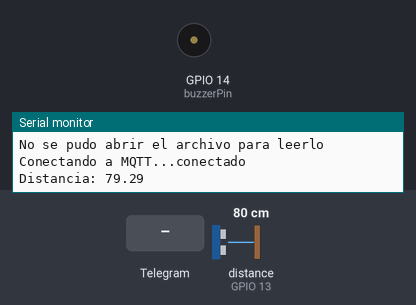
A sketch run on a simulated ESP32. On the bench: buzzer (waves = sounding), the last lines printed to the serial monitor. Wiring (inferred from the names in the program): ultrasonic range finder: trigger GPIO 12; echo GPIO 13. The test bench sets the inputs (shaded band); at power-on: distance to the obstacle (sensor on GPIO 13) 80 cm. The echo pulse lasts 58.3 µs per cm; WiFi joins after 1.5 s; servers stay silent unless stated; storage starts empty; random numbers use the default seed unless the sketch sets one; no MQTT or app messages arrive unless stated.

Above: at 2.7 s.
2.8 s: Telegram message "/activar" received
At 6.1 s:
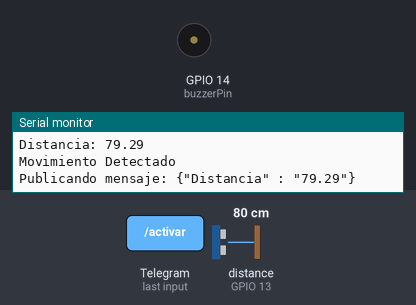
7.4 s: Telegram message "/desactivar" received
Timing chart, 0 to 10.4 s (numbered marks = the images above; inputs shaded):
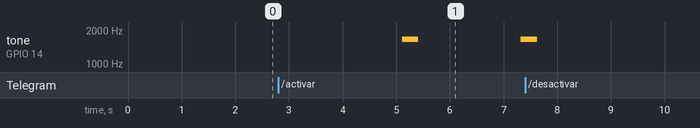

The sketch:

trabajo_v2.ino
```cpp
#include <WiFi.h>
#include "SPIFFS.h"
#include <WiFiClientSecure.h>
#include <Wire.h>
#include <UniversalTelegramBot.h>
#include <HTTPClient.h>
#include <PubSubClient.h>

//Configuración WiFi
const char* ssid = "iPhone de Francisco";
const char* password = "yasuo123";

//Configuración AWS
const char* mqtt_server = "a2qfuun8g1atyc-ats.iot.us-east-1.amazonaws.com";
const int mqtt_port = 8883;

String Read_rootca;
String Read_cert;
String Read_privatekey;

//Configuración Telegram
const char* botToken = "7192412407:AAH7i9uSYpus3jfMlOSNv--_aICrc-OZ9sM";
const char* chat_id = "1854855888";
WiFiClientSecure secured_client;
UniversalTelegramBot bot(botToken, secured_client);

// Configuración ThingSpeak
const char* serverName = "http://api.thingspeak.com/update";
String apiKey = "N9IKVYJTG1DLB80Z";

const int trigPin = 12; //trigger para el sensor
const int echoPin = 13; //echo para el sensor
const int buzzerPin = 14; //pin para el buzzzzzzzillaaaaaaaa

bool sistemaActivado = false;
bool alarmaActivada = false;
unsigned long lastTime = 0;
unsigned long timerDelay = 10000; // 10 segundos
long lastMsg = 0;
char msg[256];
byte mac[6];
char mac_Id[18];
int count = 1;

// Cliente MQTT
WiFiClientSecure net;
PubSubClient clientAWS(net);

// Conectar a red Wifi
void setup_wifi() {
  delay(10);
  Serial.println();
  Serial.print("Conectando a ");
  Serial.println(ssid);

  WiFi.begin(ssid, password);

  while (WiFi.status() != WL_CONNECTED) {
    delay(500);
    Serial.print(".");
  }

  Serial.println("");
  Serial.println("WiFi conectado");
  Serial.print("Dirección IP: ");
  Serial.println(WiFi.localIP());
}

//callback
void callback(char* topic, byte* payload, unsigned int length) {
  Serial.print("Mensaje recibido [");
  Serial.print(topic);
  Serial.print("] ");
  for (int i = 0; i < length; i++) {
    Serial.print((char)payload[i]);
  }
  Serial.println();
}

// Conectar a broker MQTT
void reconnect() {
  while (!clientAWS.connected()) {
    Serial.print("Conectando a MQTT...");
    String clientId = "ESP32-";
    clientId += String(random(0xffff), HEX);
    if (clientAWS.connect(clientId.c_str())) {
      Serial.println("conectado");
      clientAWS.publish("ei_out", "hello world");
      clientAWS.subscribe("ei_in");
    } else {
      Serial.print("falló, rc=");
      Serial.print(clientAWS.state());
      Serial.println(" intentando de nuevo en 5 segundos");
      delay(5000);
    }
  }
}

void setup() {
  Serial.begin(115200);
  pinMode(trigPin, OUTPUT);
  pinMode(echoPin, INPUT);
  pinMode(buzzerPin, OUTPUT);

  setup_wifi();

  // Inicializar SPIFFS
  if (!SPIFFS.begin(true)) {
    Serial.println("Se ha producido un error al montar SPIFFS");
    return;
  }
  //**********************
  //Root CA leer archivo.
  File file2 = SPIFFS.open("/AmazonRootCA1.pem", "r");
  if (!file2) {
    Serial.println("No se pudo abrir el archivo para leerlo");
    return;
  }
  Serial.println("Root CA File Content:");
  while (file2.available()) {
    Read_rootca = file2.readString();
    Serial.println(Read_rootca);
  }
  //*****************************
  // Cert leer archivo
  File file4 = SPIFFS.open("/b408278b8def.pem.crt", "r");//modificar
  if (!file4) {
    Serial.println("No se pudo abrir el archivo para leerlo");
    return;
  }
  Serial.println("Cert File Content:");
  while (file4.available()) {
    Read_cert = file4.readString();
    Serial.println(Read_cert);
  }
  //***************************************
  //Privatekey leer archivo
  File file6 = SPIFFS.open("/b408278b8def.pem.key", "r");
  if (!file6) {
    Serial.println("No se pudo abrir el archivo para leerlo");
    return;
  }
  Serial.println("privateKey contenido:");
  while (file6.available()) {
    Read_privatekey = file6.readString();
    Serial.println(Read_privatekey);
  }

  net.setCACert(Read_rootca.c_str());
  net.setCertificate(Read_cert.c_str());
  net.setPrivateKey(Read_privatekey.c_str());

  clientAWS.setServer(mqtt_server, mqtt_port);
  clientAWS.setCallback(callback);

  secured_client.setCACert(TELEGRAM_CERTIFICATE_ROOT);
}

void loop() {
  if (!clientAWS.connected()) {
    reconnect();
  }
  clientAWS.loop();

  // Medir la distancia con el sensor ultrasónico
  long duration;
  float distance;
  digitalWrite(trigPin, LOW);
  delayMicroseconds(2);
  digitalWrite(trigPin, HIGH);
  delayMicroseconds(10);
  digitalWrite(trigPin, LOW);
  duration = pulseIn(echoPin, HIGH);
  distance = duration * 0.034 / 2; // Distancia en cm

  Serial.print("Distancia: ");
  Serial.println(distance);

  if (distance < 350 && sistemaActivado) { //su max es 450cm
    Serial.println("Movimiento Detectado");
    enviarDatosAWS(distance);
    enviarAlertaTelegram(distance);
    activarBuzzer(distance);
    if ((millis() - lastTime) > timerDelay) {
      registrarThingSpeak(distance);
      lastTime = millis();
    }
  }

  verificarComandosTelegram();
  delay(1000);
}

void enviarDatosAWS(float distancia) {
  String valor = String(distancia);
  snprintf(msg, 256, "{\"Distancia\" : \"%s\"}", valor.c_str());
  Serial.print("Publicando mensaje: ");
  Serial.println(msg);
  clientAWS.publish("proyecto", msg);
}

void enviarAlertaTelegram(float distancia) {
  String mensaje = "Alerta: Movimiento detectado a " + String(distancia) + " cm.";
  bot.sendMessage(chat_id, mensaje, "");
}

void activarBuzzer(float distancia) {
  float distanciaMinima = 0;
  float distanciaMaxima = 350;

  // Calcular la frecuencia y el intervalo en función de la distancia
  int frecuencia = map(distancia, distanciaMaxima, distanciaMinima, 500, 2000);
  int intervalo = map(distancia, distanciaMaxima, distanciaMinima, 1000, 100);

  tone(buzzerPin, frecuencia); // Emitir tono
  delay(intervalo); // Esperar
  noTone(buzzerPin); // Apagar tono
  delay(intervalo); // Esperar
}

void registrarThingSpeak(float distancia) {
  if (WiFi.status() == WL_CONNECTED) {
    HTTPClient http;
    http.begin(serverName);
    http.addHeader("Content-Type", "application/x-www-form-urlencoded");
    String httpRequestData = "api_key=" + apiKey + "&field1=" + String(distancia);
    int httpResponseCode = http.POST(httpRequestData);
    Serial.print("Codigo de Respuesta HTTP: ");
    Serial.println(httpResponseCode);
    http.end();
  } else {
    Serial.println("WiFi Desconectado");
  }
}

void verificarComandosTelegram() {
  int numNewMessages = bot.getUpdates(bot.last_message_received + 1);
  while (numNewMessages) {
    for (int i = 0; i < numNewMessages; i++) {
      String text = bot.messages[i].text;
      if (text == "/activar") {
        sistemaActivado = true;
        bot.sendMessage(chat_id, "Sistema activado", "");
      } else if (text == "/desactivar") {
        sistemaActivado = false;
        bot.sendMessage(chat_id, "Sistema desactivado", "");
      } else if (text == "/silenciar") {
        alarmaActivada = false;
        noTone(buzzerPin);
        bot.sendMessage(chat_id, "Alarma silenciada", "");
      }
    }
    numNewMessages = bot.getUpdates(bot.last_message_received + 1);
  }
}
```

Measured:
- after the input at 2.8 s, tone on GPIO 14 (buzzerPin): silent → 1661 Hz after 2.3 s, → silent 0.30 s later, → 1661 Hz 1.9 s later
